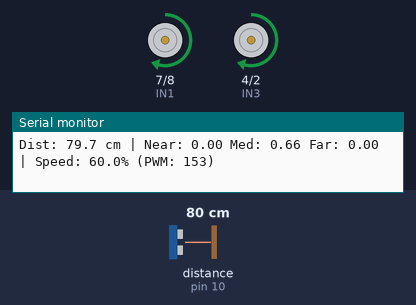
This sketch was run on a simulated Arduino Uno, built with avr-gcc and run on an emulated ATmega328P. Shown: motor-driver pin pairs drawn as motors (green arrow = first pin HIGH = forward, orange = second pin HIGH = backward, longer = more drive, scaled by the enable pin), the last lines printed to the serial monitor. Wiring (inferred from the names in the program): ultrasonic range finder: trigger pin 9; echo pin 10. The inputs (shaded band) are chosen by the test bench; at power-on: distance to the obstacle (sensor on pin 10) 80 cm. The echo pulse lasts 58.3 µs per cm.

Above: at 3.2 s.
3.3 s: distance to the obstacle (sensor on pin 10) set to 2 cm
At 3.73 s:
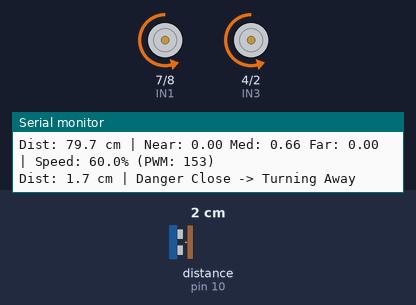
6.3 s: distance to the obstacle (sensor on pin 10) set to 11 cm
9.3 s: distance to the obstacle (sensor on pin 10) set to 14 cm
At 10.4 s:
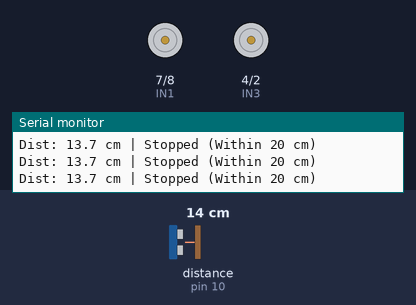
11.7 s: distance to the obstacle (sensor on pin 10) set to 35 cm
At 12.2 s:
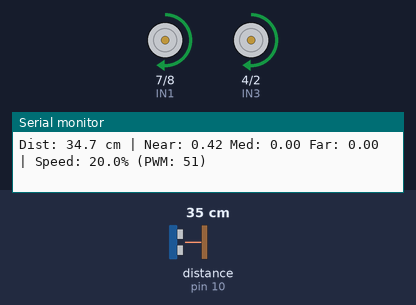
13.2 s: distance to the obstacle (sensor on pin 10) set to 250 cm
At 14.0 s:
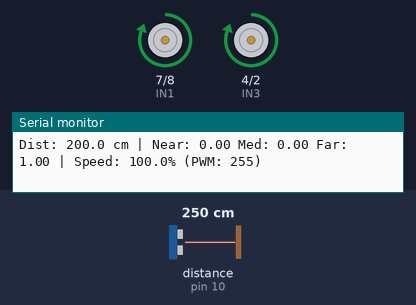
14.7 s: distance to the obstacle (sensor on pin 10) set to 4 cm
At 15.4 s:
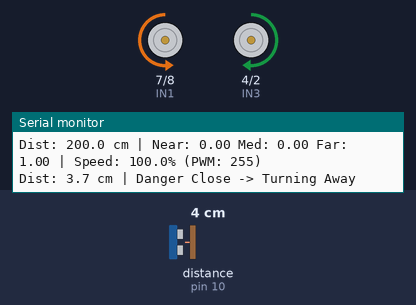
Timing chart, 0 to 18.7 s (numbered marks = the images above; inputs shaded):
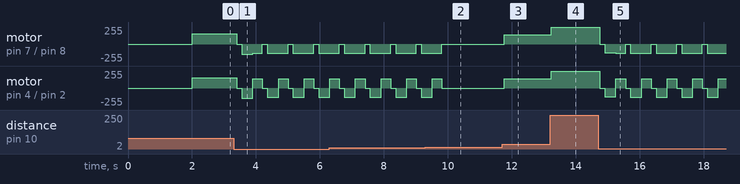

Measured:
- the behaviour switches between 12 and 13 cm on distance to the obstacle (sensor on pin 10) (found by bisection; images 1 and 2)
- after the input at 9.3 s, motor on pin 7 (IN1) / pin 8 (IN2), motor on pin 4 (IN3) / pin 2 (IN4): goes on until 9.8 s, then stays stopped
- after the input at 11.7 s, motor on pin 7 (IN1) / pin 8 (IN2), motor on pin 4 (IN3) / pin 2 (IN4): stopped → forward 140/255 after 0.06 s
- after the input at 13.2 s, motor on pin 7 (IN1) / pin 8 (IN2), motor on pin 4 (IN3) / pin 2 (IN4): forward 140/255 → forward 255/255 at once

The sketch:

fuzzy_obstacle_avoidance_arduino_uno.ino
```cpp
/*
 * Fuzzy Logic Obstacle Avoidance Robot
 * Course: Artificial Intelligence and Logic
 *
 * Hardware:
 *   - Arduino Uno R3
 *   - HC-SR04 Ultrasonic Distance Sensor
 *   - L298N Dual H-Bridge Motor Driver
 *   - 2WD DC Motor Chassis
 *
 * Behavior:
 *   - Uses triangular membership functions (Near, Medium, Far)
 *   - Smoothly adjusts speed based on obstacle distance (0 to 200 cm)
 *   - Automatically stops when an obstacle is within 20 cm
 */

// Ultrasonic Sensor Pins
const int TRIG_PIN = 9;
const int ECHO_PIN = 10;

// L298N Motor Driver Pins
const int ENA = 5;  // PWM Left
const int IN1 = 7;
const int IN2 = 8;
const int ENB = 6;  // PWM Right
const int IN3 = 4;
const int IN4 = 2;

// Distance Parameters
const float STOP_DISTANCE_CM = 20.0;  // Stop when closer than 20 cm
const float MAX_DISTANCE_CM  = 200.0; // 2 meters max range (Far)

// Standard triangular membership function
float trimf(float x, float a, float b, float c) {
  if (x <= a || x >= c) return 0.0;
  if (x == b) return 1.0;
  if (x > a && x < b) return (x - a) / (b - a);
  return (c - x) / (c - b);
}

// Left shoulder function for "Near"
float trimfLeft(float x, float b, float c) {
  if (x <= b) return 1.0;
  if (x >= c) return 0.0;
  return (c - x) / (c - b);
}

// Right shoulder function for "Far"
float trimfRight(float x, float a, float b) {
  if (x <= a) return 0.0;
  if (x >= b) return 1.0;
  return (x - a) / (b - a);
}

// Read obstacle distance in centimeters using HC-SR04
float readDistanceCm() {
  digitalWrite(TRIG_PIN, LOW);
  delayMicroseconds(2);
  digitalWrite(TRIG_PIN, HIGH);
  delayMicroseconds(10);
  digitalWrite(TRIG_PIN, LOW);

  long duration = pulseIn(ECHO_PIN, HIGH, 30000); // 30ms timeout (~5m)
  if (duration == 0) {
    return MAX_DISTANCE_CM; // No echo, assume clear pathway
  }
  float dist = (duration * 0.0343) / 2.0;
  return constrain(dist, 0.0, MAX_DISTANCE_CM);
}

// Drive forward with PWM speed (0 to 255)
void setMotorSpeed(int pwmVal) {
  pwmVal = constrain(pwmVal, 0, 255);

  if (pwmVal == 0) {
    digitalWrite(IN1, LOW);
    digitalWrite(IN2, LOW);
    digitalWrite(IN3, LOW);
    digitalWrite(IN4, LOW);
    analogWrite(ENA, 0);
    analogWrite(ENB, 0);
    return;
  }

  digitalWrite(IN1, HIGH);
  digitalWrite(IN2, LOW);
  digitalWrite(IN3, HIGH);
  digitalWrite(IN4, LOW);
  analogWrite(ENA, pwmVal);
  analogWrite(ENB, pwmVal);
}

// Evasive maneuver if obstacle is dangerously close (< 12 cm)
void evadeObstacle() {
  setMotorSpeed(0);
  delay(150);

  // Reverse briefly
  digitalWrite(IN1, LOW);  digitalWrite(IN2, HIGH);
  digitalWrite(IN3, LOW);  digitalWrite(IN4, HIGH);
  analogWrite(ENA, 130);   analogWrite(ENB, 130);
  delay(350);

  // Pivot turn to find a clear path
  digitalWrite(IN1, LOW);  digitalWrite(IN2, HIGH);
  digitalWrite(IN3, HIGH); digitalWrite(IN4, LOW);
  analogWrite(ENA, 140);   analogWrite(ENB, 140);
  delay(300);

  setMotorSpeed(0);
}

void setup() {
  Serial.begin(115200);

  pinMode(TRIG_PIN, OUTPUT);
  pinMode(ECHO_PIN, INPUT);

  pinMode(ENA, OUTPUT); pinMode(IN1, OUTPUT); pinMode(IN2, OUTPUT);
  pinMode(ENB, OUTPUT); pinMode(IN3, OUTPUT); pinMode(IN4, OUTPUT);

  // Soft-start: Keep motors completely off for 2 seconds
  // This allows the battery and microcontroller power rails to stabilize
  setMotorSpeed(0);
  delay(2000);

  Serial.println("Fuzzy Logic Obstacle Avoidance Robot Initialized");
  Serial.println("Dist(cm)\tNear\tMed\tFar\tSpeed%\tPWM\tStatus");
}

void loop() {
  float distance = readDistanceCm();

  // Safety: Stop if obstacle is within 20 cm
  if (distance <= STOP_DISTANCE_CM) {
    setMotorSpeed(0);

    if (distance < 12.0) {
      Serial.print("Dist: "); Serial.print(distance, 1);
      Serial.println(" cm | Danger Close -> Turning Away");
      evadeObstacle();
    } else {
      Serial.print("Dist: "); Serial.print(distance, 1);
      Serial.println(" cm | Stopped (Within 20 cm)");
      delay(100);
    }
    return;
  }

  // 1. Fuzzification
  // Near: peak at 0, 0 at 60 cm
  // Medium: (40, 100, 160) cm - peak at 1m
  // Far: 0 at 140, peak at 200 cm (2m)
  float muNear   = trimfLeft(distance, 0.0, 60.0);
  float muMedium = trimf(distance, 40.0, 100.0, 160.0);
  float muFar    = trimfRight(distance, 140.0, 200.0);

  // 2. Rule Evaluation & Defuzzification (Weighted Average)
  // Consequents: Slow = 20%, Medium = 60%, Fast = 100%
  float numerator   = (muNear * 20.0) + (muMedium * 60.0) + (muFar * 100.0);
  float denominator = muNear + muMedium + muFar;
  float speedPercent = (denominator > 0.0) ? (numerator / denominator) : 0.0;

  int pwm = (int)round((speedPercent / 100.0) * 255.0);
  pwm = constrain(pwm, 0, 255);

  setMotorSpeed(pwm);

  // Serial Monitor Output
  Serial.print("Dist: "); Serial.print(distance, 1);
  Serial.print(" cm | Near: "); Serial.print(muNear, 2);
  Serial.print(" Med: "); Serial.print(muMedium, 2);
  Serial.print(" Far: "); Serial.print(muFar, 2);
  Serial.print(" | Speed: "); Serial.print(speedPercent, 1);
  Serial.print("% (PWM: "); Serial.print(pwm); Serial.println(")");

  delay(100);
}
```
